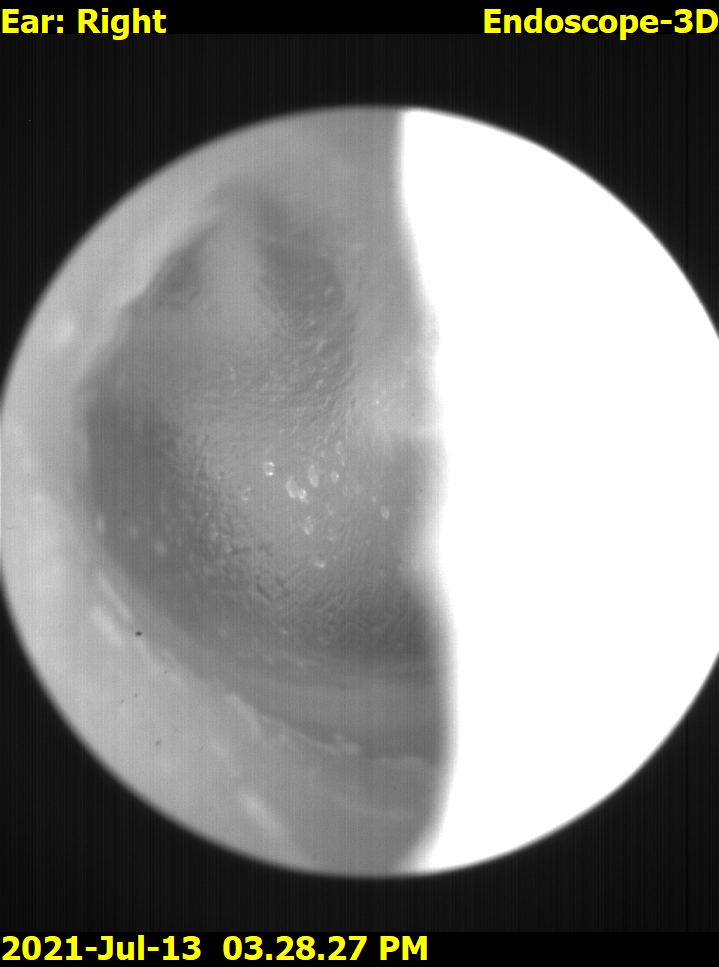
#> input picture Figures/cadaver_otoscope/Endo 2021-Jul-13  03.28.27 PM.png, 719 x 967 px; its folder holds only this picture in this run
$ python otoscopeImage.py
#> lines starting #> are read from the running program, lines starting #| are printed output that depends on the picture; after the words box and inside, x2 and y2 are one past the last pixel; in counts of white or black regions, pixels touching at a corner belong together
#> further down, oto_image is the input picture: shape (967, 719, 3); mean B, G, R 128.8, 132.1, 132.1
# -*- coding: utf-8 -*-
# @Time    : 2021-11-30 8:47 a.m.
# @Author  : young wang
# @FileName: otoscopeImage.py
# @Software: PyCharm


from matplotlib import pyplot as plt
import numpy as np
import glob
from os.path import join
import cv2


def circleROI(img, radius):
#> called with radius = 360
    _mask = np.zeros(img.shape, dtype=np.uint8)

    x, y = img.shape[1], img.shape[0]
#> x = 719; y = 967

    cv2.circle(_mask, (int(x / 2), int(y / 2)),
               radius, (255, 255, 255), -1)
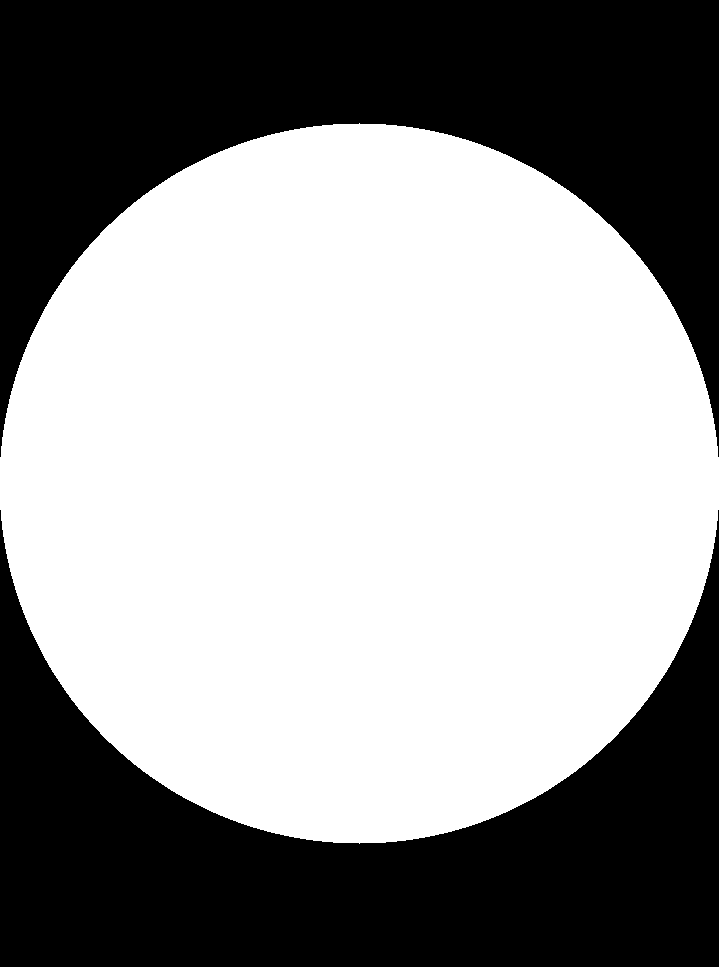
#> _mask: shape (967, 719, 3); 58.5% white; 2 black regions, box (x1, y1, x2, y2) and area: (0, 0, 719, 457) 144101, (0, 510, 719, 967) 144101

    _ROI = cv2.bitwise_and(img, _mask)
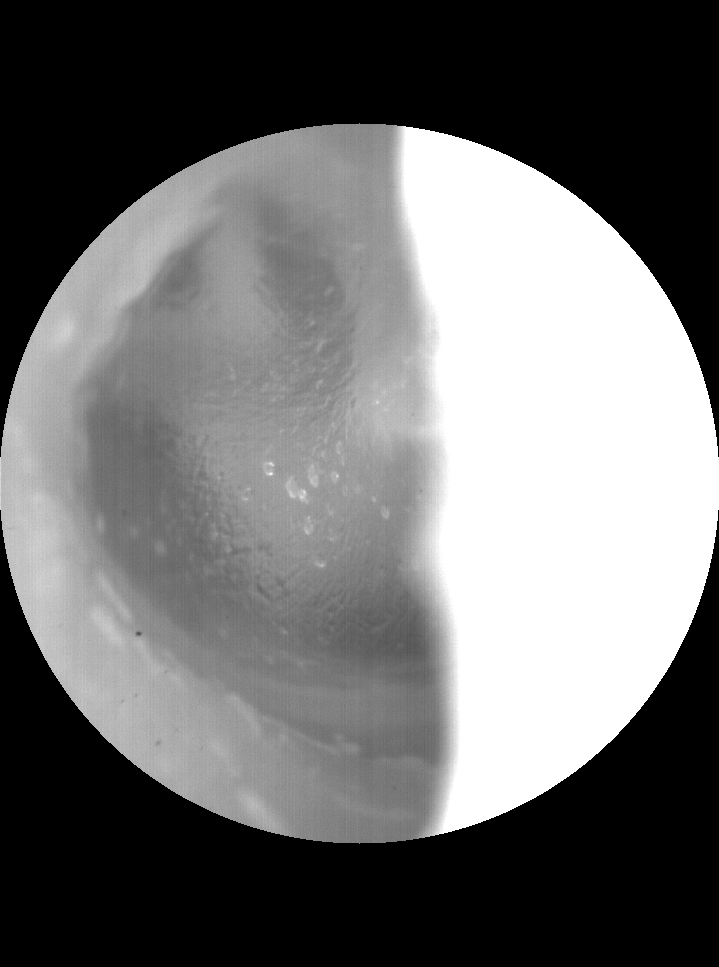
#> _ROI: shape (967, 719, 3); min 0, max 255, mean 109.5
    _mask = cv2.cvtColor(_mask, cv2.COLOR_BGR2GRAY)
    x, y, w, h = cv2.boundingRect(_mask)
#> x = 0; y = 123; w = 719; h = 721
    result = _ROI[y:y + h, x:x + w]
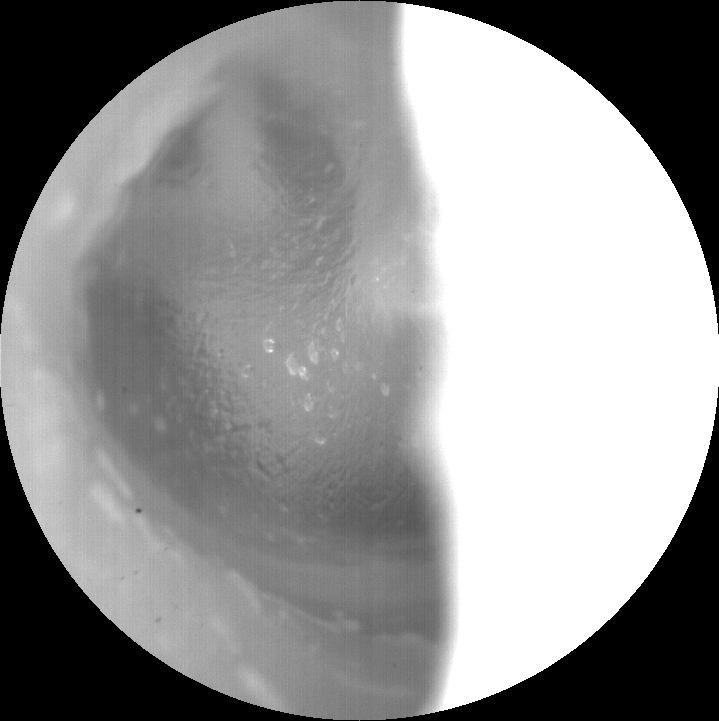
#> result: shape (721, 719, 3); min 0, max 255, mean 146.9
    _mask = _mask[y:y + h, x:x + w]
    result[_mask == 0] = (255, 255, 255)
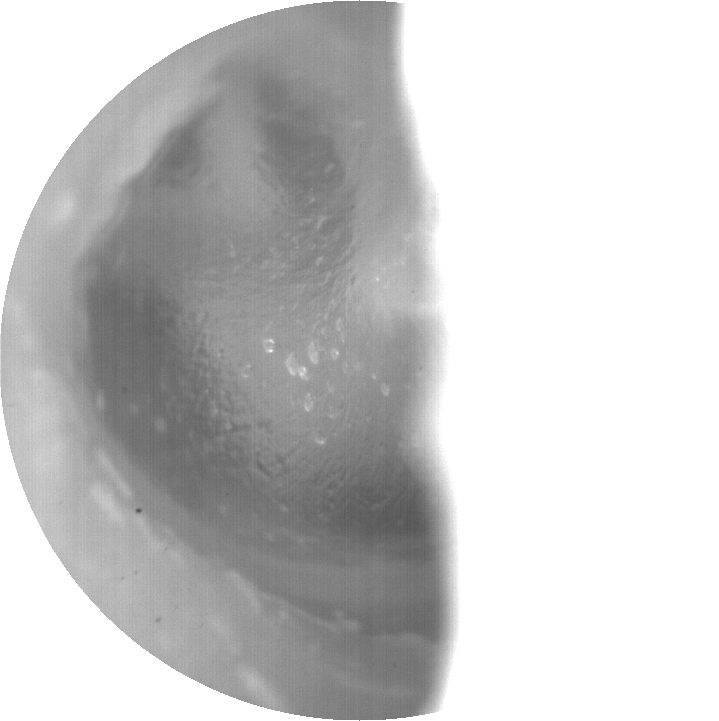
#> result: shape (721, 719, 3); min 76, max 255, mean 201.7

    return cv2.cvtColor(result, cv2.COLOR_BGR2RGB)


if __name__ == '__main__':


    input_folder = '../Figures/cadaver_otoscope'
    path = join(input_folder, '*.png')
    filenames = [filename for filename in glob.glob(path)]
    filenames.sort(reverse=False)

    output_path = '../Figures/cadaver_otoscope/processed/'

    title = ['full insertion', 'partial insertion 2', 'partial insertion 3', 'full migration']

    for _ in range(len(filenames)):
        oto_image = cv2.imread(filenames[_])
        oto_image = circleROI(oto_image, 360)

        fig, ax = plt.subplots(1,1, figsize=(10,10))

        ax.imshow(oto_image)
        ax.axis('off')
        plt.tight_layout()
        file_name = output_path + title[_] + '.jpeg'
        plt.savefig(file_name,
                    dpi=800,
                    transparent=True, bbox_inches='tight', pad_inches=0, format='jpeg')


        plt.show()
    # sorted(filenames,reverse=True)
    # otc_image = plt.imread(OCT_files[i])
